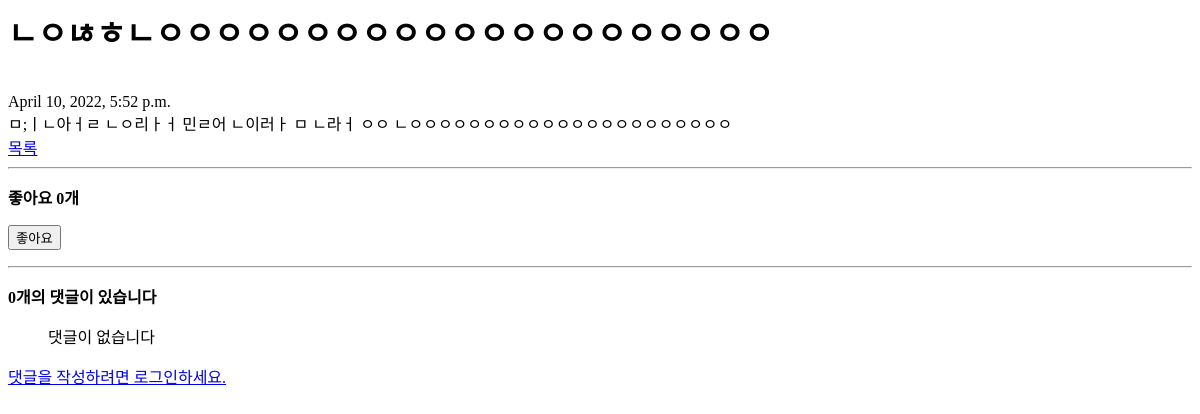
Before: /3 with the older database file.
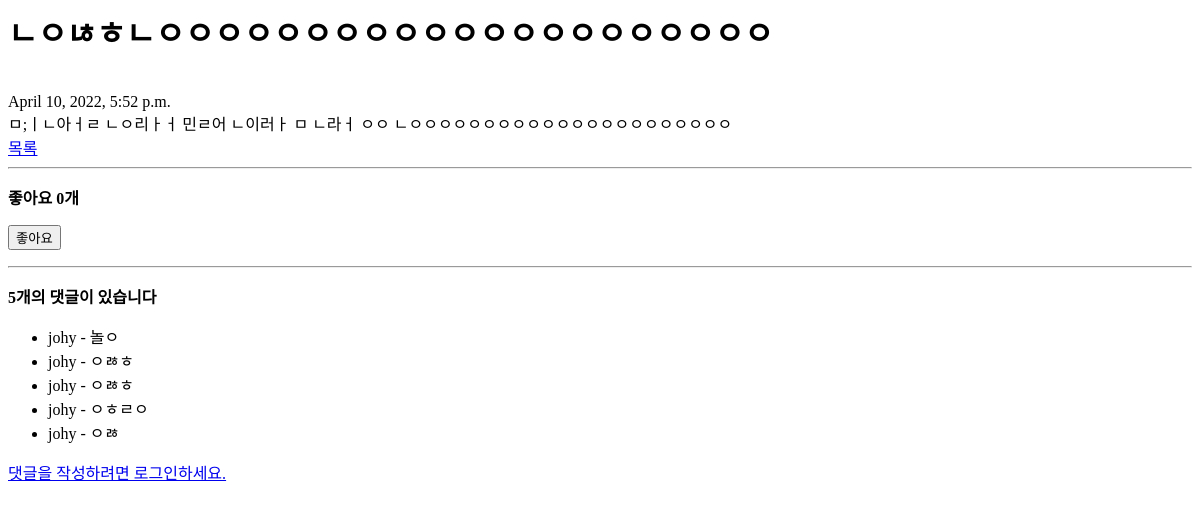
After: the same page with the newer database file.
### main/models.py (models this page shows, shortened)
class Post(models.Model):
    user = models.ForeignKey(settings.AUTH_USER_MODEL,
                             on_delete=models.CASCADE, default="", null=True)
    category = models.ForeignKey(
        Category, on_delete=models.CASCADE, default="", null=True)
    like_users = models.ManyToManyField(
        settings.AUTH_USER_MODEL, related_name='like_post')
    title = models.CharField(max_length=100)
    upload_time = models.DateTimeField(default=timezone.now)
    contents = models.TextField()

class Comment(models.Model):
    post = models.ForeignKey(
        Post, related_name='comments', on_delete=models.CASCADE)
    user = models.ForeignKey(settings.AUTH_USER_MODEL,
                             on_delete=models.CASCADE, default="", null=True)
    comment_text = models.TextField()
    created_at = models.DateTimeField(default=timezone.now)
    updated_at = models.DateTimeField(auto_now=True)

### main/views.py (the view)
# urls.py: path('<int:pk>', views.detail, name="detail"),
def detail(request, pk):
    post = get_object_or_404(Post, pk=pk)
    comment_form = CommentForm
    return render(request, 'detail.html', {'post': post, 'comment_form': comment_form})

### main/templates/detail.html (shortened to what this page needs)
<body>
    <div>
        <h1>{{post.title}}</h1>
        <br>
        <span>{{post.upload_time}}</span>
        <div class="content">{{post.contents}}</div>
        <a href="{%url 'index'%}">목록</a>
    </div>
    <hr>
    <div>
        <p><b>좋아요 {{post.like_users.all|length}}개</b></p>
        <form action="{%url 'like' post.pk%}" method="POST">
            {%if user in post.like_users.all%}
                <input type="submit" value="좋아요 취소">
            {%else%}
                <input type="submit" value="좋아요">
            {%endif%}
        </form>
    </div>
    <hr>
    <div>
        {%if post.comments%}
        <p><b>{{post.comments.all|length}}개의 댓글이 있습니다</b></p>
        {%endif%}
        <ul>
            {%for comment in post.comments.all%}
            <li>
                {{comment.user}} - {{comment.comment_text}}
            </li>
            {%empty%}
            <p>댓글이 없습니다</p>
            {%endfor%}
        </ul>
    </div>
    <div>
        {%if request.user.is_authenticated%}
            <form action="{%url 'comment_create' post.pk%}" method="POST">
                {%csrf_token%}
                {{comment_form}}
                <input type="submit">
            </form>
        {%else%}
            <a href="{%url 'common:login'%}">댓글을 작성하려면 로그인하세요.</a>
        {%endif%}
    </div>
</body>

Changed rows visible on the page:
computed for Post "ㄴㅇㄶㅎㄴㅇㅇㅇㅇㅇㅇㅇㅇㅇㅇㅇㅇㅇㅇㅇㅇㅇㅇㅇㅇㅇ": comments.all|length "0" → "5"
added Comment: user "johy", comment_text "놀ㅇ"
added Comment: user "johy", comment_text "ㅇㅀㅎ"
added Comment: user "johy", comment_text "ㅇㅀㅎ"
added Comment: user "johy", comment_text "ㅇㅎㄹㅇ"
added Comment: user "johy", comment_text "ㅇㅀ"
Other visible differences:
text no longer shown: "댓글이 없습니다"
